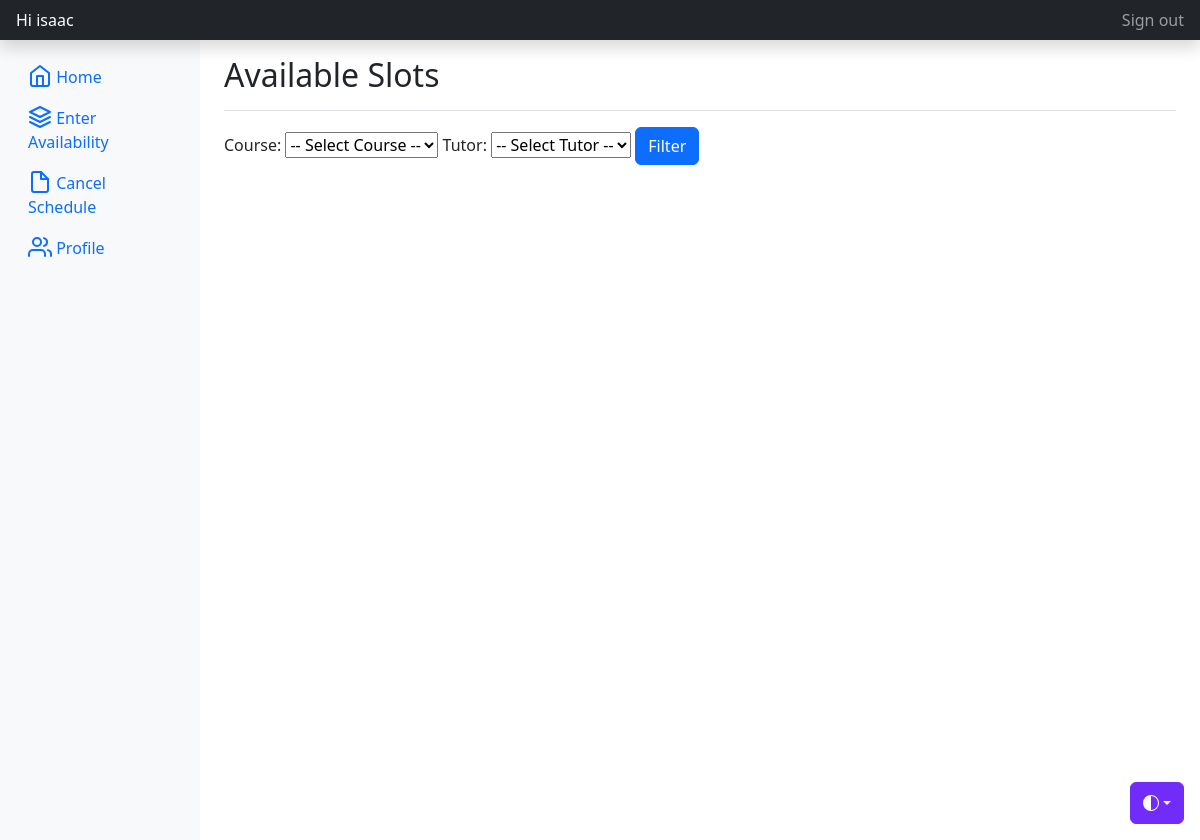
Before: /available/ (signed in) with the older database file.
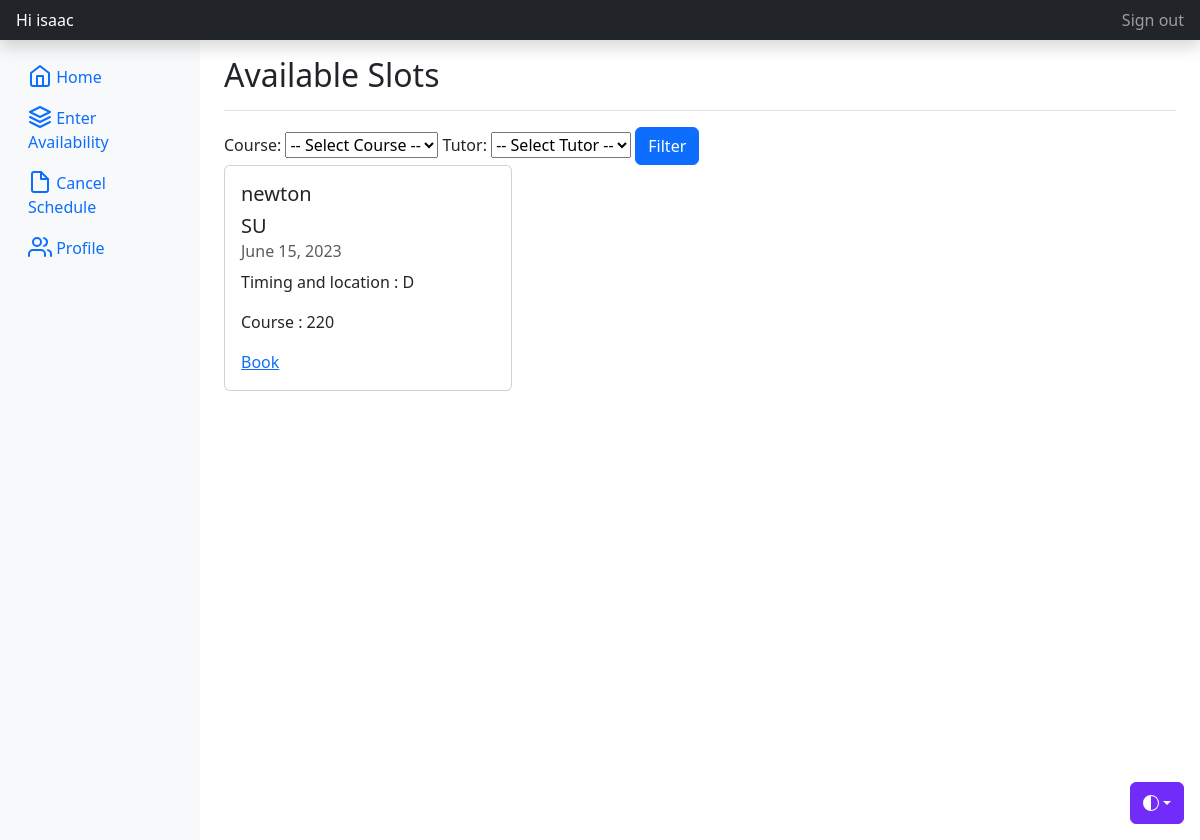
After: the same page with the newer database file.
### appusers/models.py (models this page shows, shortened)
class Availability (models.Model):
    tutor = models.ForeignKey(Tutor, on_delete=models.CASCADE, null=True, blank=True, related_name='availabilities')
    date = models.DateField()
    timeblock = models.CharField(max_length=1, choices=TIMEBLOCK_CHOICES)
    booked_by = models.ForeignKey(Student, on_delete=models.SET_NULL, null=True, blank=True, related_name='booked_slots')
    course = models.ForeignKey(Course, on_delete=models.CASCADE)
    status = models.CharField(max_length=1, choices=STATUS_CHOICES)
    semester = models.CharField(max_length=8, null=True)

class Tutor(models.Model):
    user = models.OneToOneField(User, on_delete=models.CASCADE)
    courses = models.ManyToManyField(Course, related_name='tutors')
    def __str__(self):
        return self.user.username

class Course(models.Model):
    c_name = models.CharField(max_length=100)
    c_code = models.CharField(max_length=50, unique=True, null=False)
    def __str__(self):
        return self.c_code

### appusers/views.py (the view)
# urls.py: path('available/',available_slots , name='available_slots'),
@login_required
def available_slots(request):
    courses = Course.objects.all()
    tutors = Tutor.objects.all()
    slots = Availability.objects.all().order_by('date')
    return render(request, 'available_slot.html', {'slots': slots,'courses':courses,'tutors':tutors})

### templates/available_slot.html (shortened to what this page needs)
{% extends "base_bootstrapped.html" %}
{% block content %}
    <div class="d-flex justify-content-between sticky-top flex-wrap flex-md-nowrap align-items-center pt-3 pb-2 mb-3 border-bottom">
        <h1 class="h2">Available Slots</h1>
    </div>
    <form method="GET" id="filter-form">
        <label for="course-select">Course:</label>
        <select name="course" id="course-select">
            <option value="">-- Select Course --</option>
        </select>
        <label for="tutor-select">Tutor:</label>
        <select name="tutor" id="tutor-select">
            <option value="">-- Select Tutor --</option>
        </select>
        <input type="submit"  class="btn btn-primary" value="Filter">
    </form>
    <div class="row">
        {% for session in slots %}
            {% if session.status == 'A' %}
                {% if not request.GET.course or session.course.c_name == request.GET.course %}
                {% if not request.GET.tutor or session.tutor.user.username == request.GET.tutor %}
                <div class="col-md-4 mb-4">
                    <div class="card" style="width: 18rem;">
                        <div class="card-body">
                            <h5 class="card-title">{{session.tutor}}</h5>
                            <h5 class="card-title">{{session.semester}}</h5>
                            <h6 class="card-subtitle mb-2 text-body-secondary">{{ session.date }}</h6>
                            <p class="card-text">Timing and location : {{ session.timeblock }}</p>
                            <p class="card-text">Course : {{ session.course }}</p>
                            <a href="{% url 'booking_page' session.id %}" class="card-link">Book</a>
                        </div>
                    </div>
                </div>
                {% endif %}
                {% endif %}
            {% endif %}
        {% endfor %}
    </div>
{% endblock content %}

Changed rows visible on the page:
added Availability: tutor "newton", semester "SU", date "June 15, 2023", timeblock "D", course "220"
